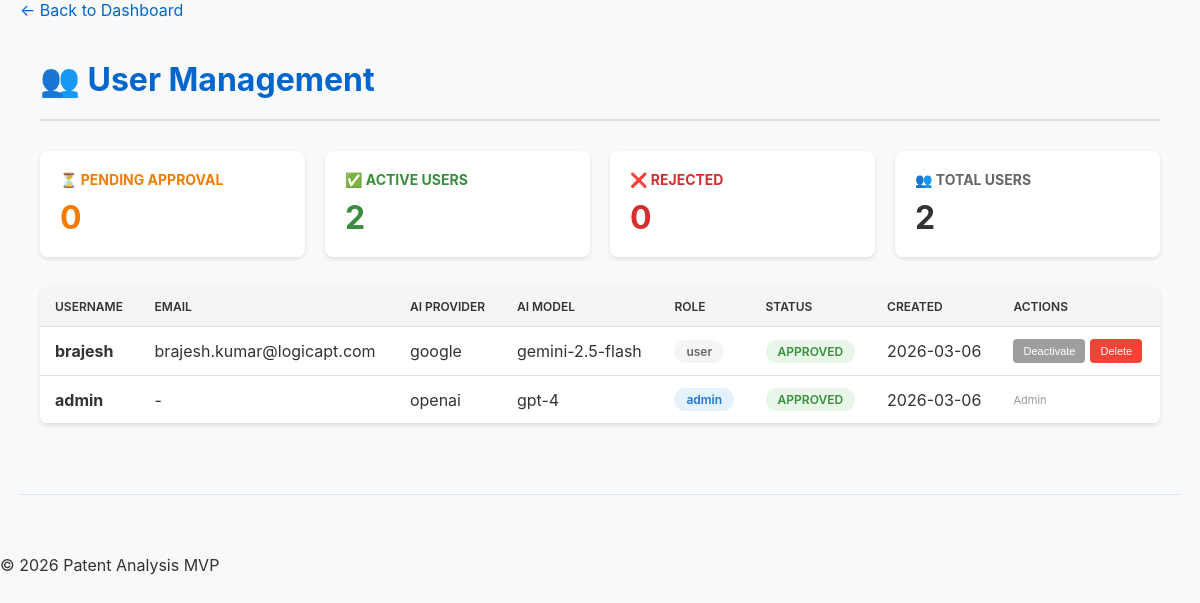
/admin_users.php (signed in), run on the app's committed database.
### tables this page shows
CREATE TABLE users (
                id INTEGER PRIMARY KEY AUTOINCREMENT,
                username TEXT NOT NULL UNIQUE,
                password TEXT NOT NULL,
                email TEXT,
                api_key TEXT,
                ai_provider TEXT DEFAULT 'google',
                ai_model TEXT DEFAULT 'gemini-2.5-flash',
                role TEXT DEFAULT 'user',
                status TEXT DEFAULT 'pending',
                use_mock INTEGER DEFAULT 0,
                use_mock_patent INTEGER DEFAULT 1,
                created_at TEXT DEFAULT CURRENT_TIMESTAMP,
                updated_at TEXT DEFAULT CURRENT_TIMESTAMP
            );

### lib/Database.php (called while the page is built, shortened)
<?php
class Database {
    private static $instance = null;
    private $pdo;
    private function __construct() {
        try {
            $this->pdo = new PDO('sqlite:' . DB_PATH);
            $this->pdo->setAttribute(PDO::ATTR_ERRMODE, PDO::ERRMODE_EXCEPTION);
            $this->pdo->exec('PRAGMA busy_timeout = 5000');
            $this->pdo->exec('PRAGMA journal_mode = WAL');
        } catch (PDOException $e) {
            Logger::error("Database connection failed: " . $e->getMessage());
            die("Database connection error. Please run: php scripts/init_db.php");
        }
    }
    public static function getInstance() {
        if (self::$instance === null) {
            self::$instance = new self();
        }
        return self::$instance;
    }
    public function getAllUsers() {
        $stmt = $this->pdo->query("SELECT id, username, email, role, status, ai_provider, ai_model, use_mock, use_mock_patent, created_at, updated_at FROM users ORDER BY created_at DESC");
        return $stmt->fetchAll(PDO::FETCH_ASSOC);
    }
}

### public/admin_users.php (the view, shortened to what this page needs)
<?php
require_once __DIR__ . '/../config/config.php';
require_once __DIR__ . '/../lib/Database.php';
$db = Database::getInstance();
$users = $db->getAllUsers();
$pendingCount = count(array_filter($users, function($u) { return $u['status'] === 'pending'; }));
?>
<!DOCTYPE html>
<html lang="en">
<head>
    <link rel="stylesheet" href="assets/styles.css">
</head>
<body>
    <div class="container">
        <a href="index.php" class="back-link">← Back to Dashboard</a>
        <div class="admin-container">
            <div class="page-header">
                <h1>👥 User Management</h1>
            </div>
            <div class="stats-cards">
                <div class="stat-card pending">
                    <h3>⏳ Pending Approval</h3>
                    <div class="number"><?php echo $pendingCount; ?></div>
                </div>
                <div class="stat-card approved">
                    <h3>✅ Active Users</h3>
                    <div class="number"><?php echo count(array_filter($users, function($u) { return $u['status'] === 'approved'; })); ?></div>
                </div>
                <div class="stat-card rejected">
                    <h3>❌ Rejected</h3>
                    <div class="number"><?php echo count(array_filter($users, function($u) { return $u['status'] === 'rejected'; })); ?></div>
                </div>
                <div class="stat-card">
                    <h3>👥 Total Users</h3>
                    <div class="number"><?php echo count($users); ?></div>
                </div>
            </div>
            <div class="users-table">
                <table>
                    <thead>
                        <tr>
                            <th>Username</th>
                            <th>Email</th>
                            <th>AI Provider</th>
                            <th>AI Model</th>
                            <th>Role</th>
                            <th>Status</th>
                            <th>Created</th>
                            <th>Actions</th>
                        </tr>
                    </thead>
                    <tbody>
                        <?php foreach ($users as $user): ?>
                            <tr>
                                <td><strong><?php echo htmlspecialchars($user['username']); ?></strong></td>
                                <td><?php echo htmlspecialchars($user['email'] ?: '-'); ?></td>
                                <td><?php echo htmlspecialchars($user['ai_provider']); ?></td>
                                <td><?php echo htmlspecialchars($user['ai_model']); ?></td>
                                <td><span class="role-badge <?php echo $user['role']; ?>"><?php echo htmlspecialchars($user['role']); ?></span></td>
                                <td><span class="status-badge <?php echo $user['status']; ?>"><?php echo htmlspecialchars($user['status']); ?></span></td>
                                <td><?php echo date('Y-m-d', strtotime($user['created_at'])); ?></td>
                                <td>
                                    <div class="action-buttons">
                                        <?php if ($user['role'] !== 'admin'): ?>
                                            <?php if ($user['status'] === 'pending'): ?>
                                                <form method="POST" style="display:inline;">
                                                    <input type="hidden" name="action" value="approve">
                                                    <input type="hidden" name="user_id" value="<?php echo $user['id']; ?>">
                                                    <button type="submit" class="action-btn btn-approve" onclick="return confirm('Approve this user?')">Approve</button>
                                                </form>
                                                <form method="POST" style="display:inline;">
                                                    <input type="hidden" name="action" value="reject">
                                                    <input type="hidden" name="user_id" value="<?php echo $user['id']; ?>">
                                                    <button type="submit" class="action-btn btn-reject" onclick="return confirm('Reject this user?')">Reject</button>
                                                </form>
                                            <?php elseif ($user['status'] === 'approved'): ?>
                                                <form method="POST" style="display:inline;">
                                                    <button type="submit" class="action-btn btn-deactivate" onclick="return confirm('Deactivate this user?')">Deactivate</button>
                                                </form>
                                            <?php endif; ?>
                                            <form method="POST" style="display:inline;" onsubmit="return confirm('Delete this user permanently? This cannot be undone.');">
                                                <button type="submit" class="action-btn btn-delete">Delete</button>
                                            </form>
                                        <?php else: ?>
                                            <span style="color: #999; font-size: 11px;">Admin</span>
                                        <?php endif; ?>
                                    </div>
                                </td>
                            </tr>
                        <?php endforeach; ?>
                    </tbody>
                </table>
            </div>
        </div>
    <footer>
    </div>
        <p>&copy; 2026 Patent Analysis MVP</p>
</body>
</html>

### public/assets/styles.css (style rules this page uses)
* { margin: 0; padding: 0; box-sizing: border-box; }
:root { --primary: #0066cc; --primary-dark: #0052a3; --success: #28a745; --warning: #ffc107; --error: #dc3545; --info: #17a2b8; --light: #f8f9fa; --border: #dee2e6; --text: #333; --text-light: #666; }
html, body { font-family: -apple-system, BlinkMacSystemFont, 'Segoe UI', Roboto, 'Helvetica Neue', Arial, sans-serif; color: var(--text); background: var(--light); }
.container { max-width: 1200px; margin: 0 auto; padding: 0 20px; }
footer { text-align: center; padding: 30px; color: var(--text-light); border-top: 1px solid var(--border); margin-top: 50px; }

### public/admin_users.php (style rules this page uses)
.admin-container { max-width: 1200px; margin: 0 auto; padding: 20px; }
.page-header { display: flex; justify-content: space-between; align-items: center; margin-bottom: 30px; padding-bottom: 20px; border-bottom: 2px solid #e0e0e0; }
.page-header h1 { color: #0066cc; margin: 0; }
.stats-cards { display: grid; grid-template-columns: repeat(auto-fit, minmax(200px, 1fr)); gap: 20px; margin-bottom: 30px; }
.stat-card { background: white; padding: 20px; border-radius: 8px; box-shadow: 0 2px 4px rgba(0,0,0,0.1); }
.stat-card h3 { margin: 0 0 10px 0; font-size: 14px; color: #666; text-transform: uppercase; }
.stat-card .number { font-size: 32px; font-weight: bold; color: #333; }
.stat-card.pending h3 { color: #f57c00; }
.stat-card.pending .number { color: #f57c00; }
.stat-card.approved h3 { color: #388e3c; }
.stat-card.approved .number { color: #388e3c; }
.stat-card.rejected h3 { color: #d32f2f; }
.stat-card.rejected .number { color: #d32f2f; }
.users-table { width: 100%; background: white; border-radius: 8px; box-shadow: 0 2px 4px rgba(0,0,0,0.1); overflow: hidden; }
.users-table table { width: 100%; border-collapse: collapse; }
.users-table th, .users-table td { padding: 12px 15px; text-align: left; border-bottom: 1px solid #e0e0e0; }
.users-table th { background: #f5f5f5; font-weight: 600; color: #333; text-transform: uppercase; font-size: 12px; }
.status-badge { display: inline-block; padding: 4px 12px; border-radius: 12px; font-size: 12px; font-weight: 600; text-transform: uppercase; }
.status-badge.approved { background: #e8f5e9; color: #388e3c; }
.role-badge { display: inline-block; padding: 4px 12px; border-radius: 12px; font-size: 12px; font-weight: 600; }
.role-badge.admin { background: #e3f2fd; color: #1976d2; }
.role-badge.user { background: #f5f5f5; color: #666; }
.action-buttons { display: flex; gap: 5px; flex-wrap: wrap; }
.action-btn { padding: 6px 10px; font-size: 11px; border: none; border-radius: 4px; cursor: pointer; text-decoration: none; display: inline-block; }
.btn-deactivate { background: #9e9e9e; color: white; }
.btn-delete { background: #f44336; color: white; }
.back-link { display: inline-block; margin-bottom: 20px; color: #0066cc; text-decoration: none; }

### data on the page
users: username "brajesh", email "brajesh.kumar@logicapt.com", ai_provider "google", ai_model "gemini-2.5-flash", role "user", status "APPROVED", created_at "2026-03-06"
users: username "admin", email "-", ai_provider "openai", ai_model "gpt-4", role "admin", status "APPROVED", created_at "2026-03-06", shows "Admin"

### other printed values
$pendingCount "0"
count($users) "2"
